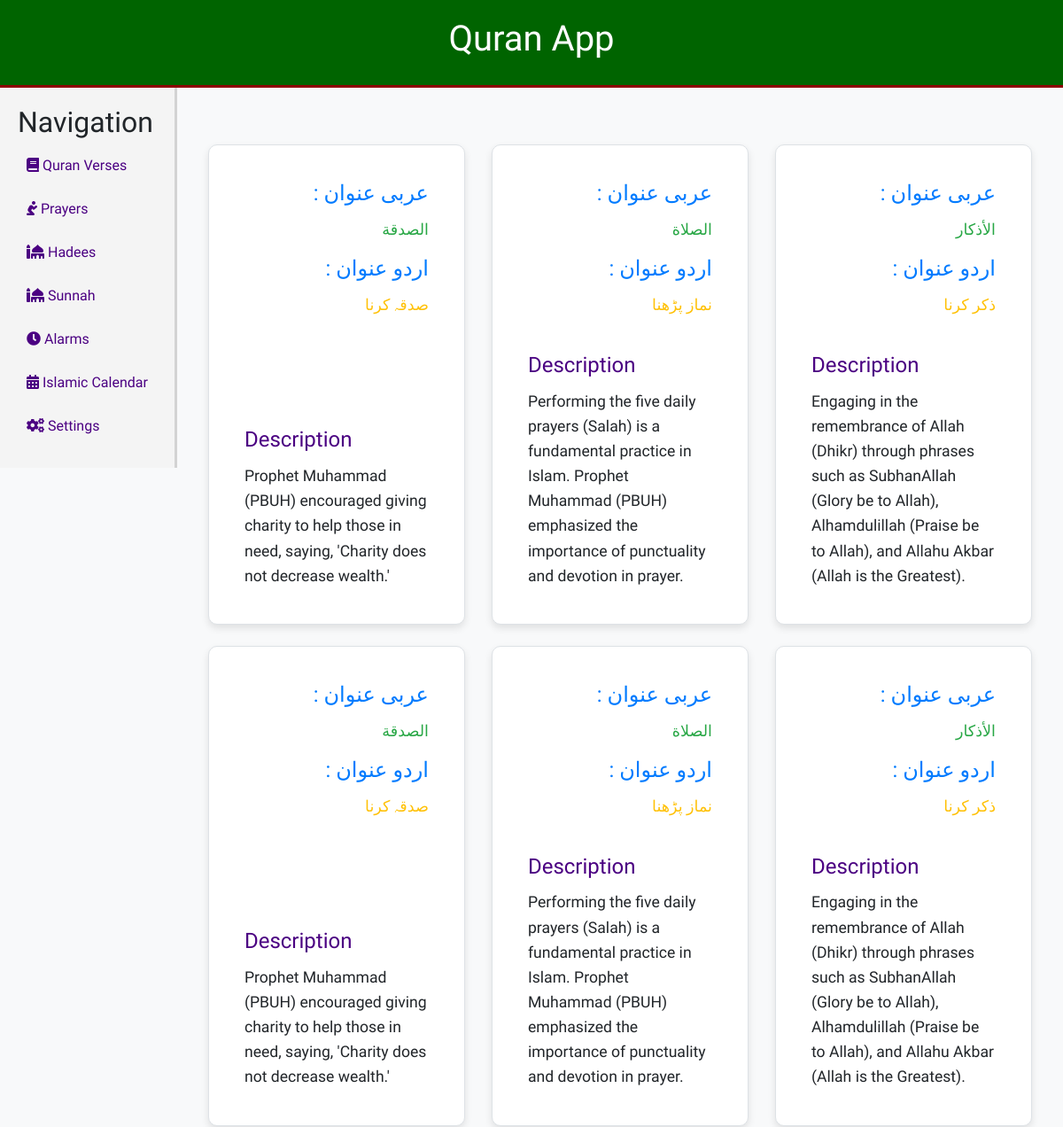
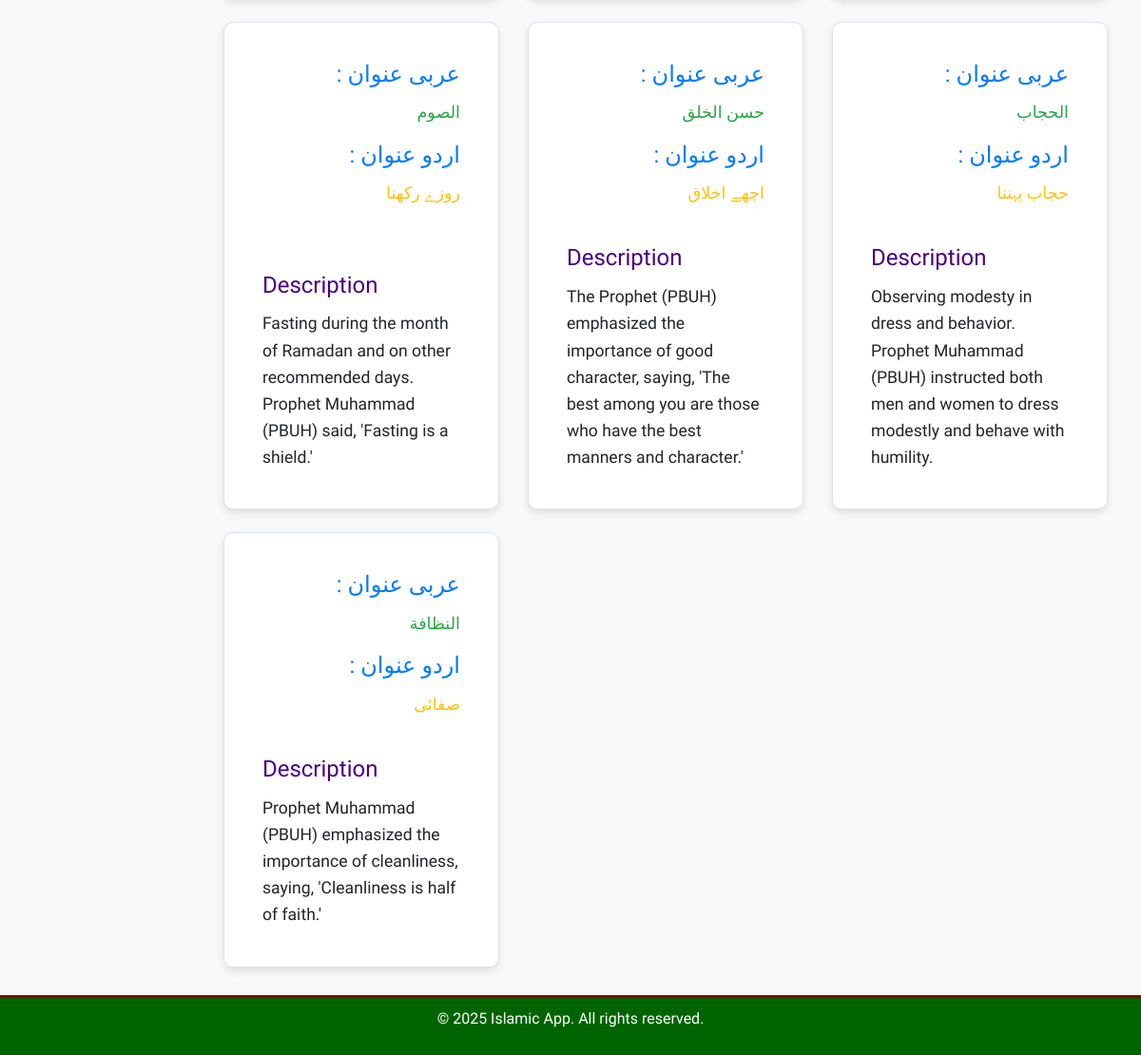
/sunnahs/, run on the app's committed database (2 pictures, top to bottom).
### main_app/models.py (models this page shows)
class Sunnah(models.Model):
    title = models.CharField(max_length=100)
    description = models.TextField()
    title_ar = models.CharField(max_length=100, blank=True, null=True)
    description_ur = models.TextField(blank=True, null=True)

### main_app/views.py (the view)
# urls.py: path('sunnahs/', views.SunnahsView.as_view(), name='sunnahs'),
class SunnahsView(View):
    def get(self, request):
        sunnahs = Sunnah.objects.all()
        return render(request, 'sunnahs.html', {'sunnahs': sunnahs})

### templates/sunnahs.html (shortened to what this page needs)
{% extends 'base.html' %}
{% block content %}
<div class="container mt-4">
    <div class="row">
        {% for sunnah in sunnahs %}
        <div class="col-md-4 mb-4">
            <div class="card h-100 verse-card">
                <div class="card-body d-flex flex-column">
                    <div class="text-right mb-auto">
                        <h4 class="card-title text-primary"> : عربی عنوان </h4>
                        <p class="card-text text-success">{{ sunnah.title_ar }}</p>
                        <h4 class="card-title text-primary"> : اردو عنوان</h4>
                        <p class="card-text text-warning">{{ sunnah.description_ur }}</p>
                    </div>
                    <div class="text-left">
                        <h2 class="card-title">Description</h2>
                        <p class="card-text ">{{ sunnah.description }}</p>
                    </div>
                </div>
            </div>
        </div>
        {% endfor %}
    </div>
</div>
{% endblock %}

### templates/base.html
<body class="islamic-pattern">
    {% include 'header.html' %}
    <div class="d-flex">
        {% include 'sidebar.html' %}
        <div class="main-content container">
            {% block content %}{% endblock %}
        </div>
    </div>
    {% include 'footer.html' %}
</body>

### templates/header.html (shortened to what this page needs)
<!DOCTYPE html>
<html lang="en">
<head>
    <link rel="stylesheet" href="https://stackpath.bootstrapcdn.com/bootstrap/4.5.2/css/bootstrap.min.css">
    <link rel="stylesheet" href="https://cdnjs.cloudflare.com/ajax/libs/font-awesome/5.15.1/css/all.min.css">
</head>
<div class="header">
    <h1>Quran App</h1>
</div>
</html>

### templates/sidebar.html
<div class="sidebar">
    <h2>Navigation</h2>
    <a href="{% url 'quran_verses' %}"><i class="fas fa-book"></i> Quran Verses</a>
    <a href="{% url 'prayers' %}"><i class="fas fa-pray"></i> Prayers</a>
    <a href="{% url 'haddess' %}"><i class="fas fa-mosque"></i> Hadees</a>
    <a href="{% url 'sunnahs' %}"><i class="fas fa-mosque"></i> Sunnah</a>
    <a href="{% url 'alarms' %}"><i class="fas fa-clock"></i> Alarms</a>
    <a href="{% url 'islamic_calendar' %}"><i class="fas fa-calendar-alt"></i> Islamic Calendar</a>
    <a href="{% url 'update_settings' %}"><i class="fas fa-cogs"></i> Settings</a>
</div>

### templates/footer.html (shortened to what this page needs)
<div class="footer">
    <p>&copy; 2025 Islamic App. All rights reserved.</p>
</div>

### templates/header.html (style rules this page uses)
body { background-color: #f8f9fa; font-family: 'Amiri', serif; }
.islamic-pattern { background-image: url('https://www.transparenttextures.com/patterns/arabesque.png'); }
.header { background-color: #006400; color: white; padding: 20px; text-align: center; border-bottom: 3px solid #8b0000; }
.sidebar { background-color: #f4f4f4; padding: 20px; border-right: 3px solid #d3d3d3; height: 100%; }
.sidebar a { text-decoration: none; color: #4b0082; display: block; padding: 10px; margin-bottom: 5px; border-radius: 5px; }
.main-content { padding: 20px; flex: 1; }
.verse-card { border: 1px solid #d3d3d3; border-radius: 10px; padding: 20px; margin: 20px 0; background-color: white; box-shadow: 0 0 10px rgba(0,0,0,0.1); }
.verse-card h2 { font-size: 1.5rem; color: #4b0082; }
.verse-card p { font-size: 1.1rem; line-height: 1.6; }
.footer { background-color: #006400; color: white; text-align: center; padding: 10px; margin-top: 5px; border-top: 3px solid #8b0000; }
.card { border: 1px solid #dee2e6; border-radius: 10px; box-shadow: 0 4px 8px rgba(0, 0, 0, 0.1); }
.card-title { font-family: 'Amiri', serif; color: #006400; }
.card-text { font-family: 'Amiri', serif; color: #212529; }

### data on the page
Sunnah: title_ar "الصدقة", description_ur "صدقہ کرنا", description "Prophet Muhammad (PBUH) encouraged giving charity to help those in need, saying, 'Charity does not decrease wealth.'"
Sunnah: title_ar "الصلاة", description_ur "نماز پڑھنا", description "Performing the five daily prayers (Salah) is a fundamental practice in Islam. Prophet Muhammad (PBUH) emphasized the importance of punctuality and devotion in prayer."
Sunnah: title_ar "الأذكار", description_ur "ذکر کرنا", description "Engaging in the remembrance of Allah (Dhikr) through phrases such as SubhanAllah (Glory be to Allah), Alhamdulillah (Praise be to Allah), and Allahu Akbar (Allah is the Greatest)."
Sunnah: title_ar "الصدقة", description_ur "صدقہ کرنا", description "Prophet Muhammad (PBUH) encouraged giving charity to help those in need, saying, 'Charity does not decrease wealth.'"
Sunnah: title_ar "الصلاة", description_ur "نماز پڑھنا", description "Performing the five daily prayers (Salah) is a fundamental practice in Islam. Prophet Muhammad (PBUH) emphasized the importance of punctuality and devotion in prayer."
Sunnah: title_ar "الأذكار", description_ur "ذکر کرنا", description "Engaging in the remembrance of Allah (Dhikr) through phrases such as SubhanAllah (Glory be to Allah), Alhamdulillah (Praise be to Allah), and Allahu Akbar (Allah is the Greatest)."
Sunnah: title_ar "الصوم", description_ur "روزے رکھنا", description "Fasting during the month of Ramadan and on other recommended days. Prophet Muhammad (PBUH) said, 'Fasting is a shield.'"
Sunnah: title_ar "حسن الخلق", description_ur "اچھے اخلاق", description "The Prophet (PBUH) emphasized the importance of good character, saying, 'The best among you are those who have the best manners and character.'"
Sunnah: title_ar "الحجاب", description_ur "حجاب پہننا", description "Observing modesty in dress and behavior. Prophet Muhammad (PBUH) instructed both men and women to dress modestly and behave with humility."
Sunnah: title_ar "النظافة", description_ur "صفائی", description "Prophet Muhammad (PBUH) emphasized the importance of cleanliness, saying, 'Cleanliness is half of faith.'"
